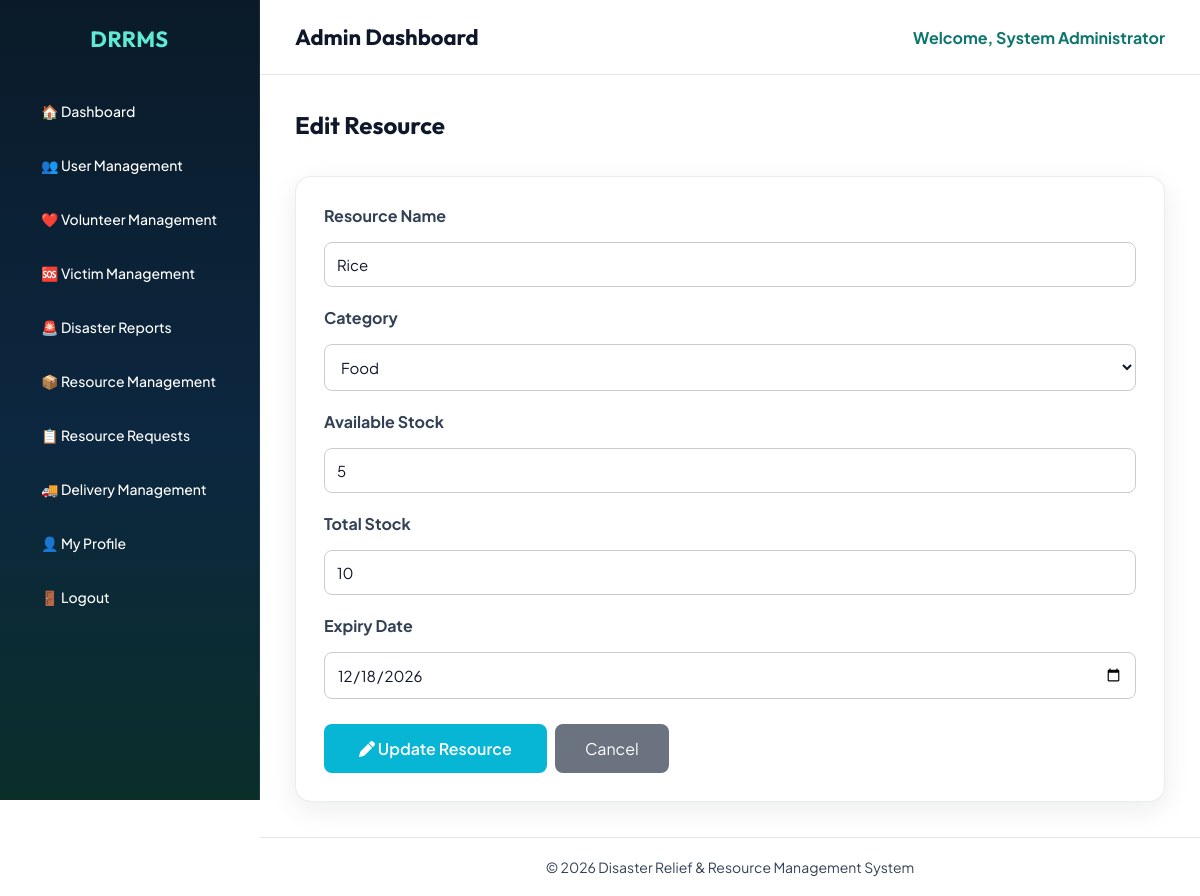
Page /admin/edit_resource.php?id=2 (signed in) on the committed database.
### tables this page shows
CREATE TABLE `resource` (
  `resource_id` int(11) NOT NULL,
  `resource_name` varchar(100) NOT NULL,
  `category` varchar(50) DEFAULT NULL,
  `available_stock` int(11) DEFAULT 0,
  `total_stock` int(11) DEFAULT 0,
  `expiry_date` date DEFAULT NULL,
  `last_updated` datetime DEFAULT NULL,
  `unit` varchar(20) DEFAULT NULL
);

### admin/edit_resource.php (the view, shortened to what this page needs)
<?php
include("../config/database.php");
$id = (int)$_GET['id'];
$result = mysqli_query($conn,"
SELECT *
FROM resource
WHERE resource_id='$id'
");
$row = mysqli_fetch_assoc($result);
?>
<!DOCTYPE html>
<html lang="en">
<head>
<link rel="stylesheet" href="../css/admin.css">
<link rel="stylesheet"
href="https://cdnjs.cloudflare.com/ajax/libs/font-awesome/6.7.2/css/all.min.css">
</head>
<body>
<div class="dashboard">
<?php include("../includes/admin_sidebar.php"); ?>
<div class="main-content">
<?php include("../includes/admin_header.php"); ?>
<div class="content">
<h2 style="margin-bottom:25px;">
Edit Resource
</h2>
<div class="table-box">
<form method="POST">
<label><b>Resource Name</b></label>
<input
type="text"
name="resource_name"
value="<?php echo $row['resource_name']; ?>"
required
style="width:100%;padding:12px;margin:10px 0 20px;border:1px solid #ccc;border-radius:8px;">
<label><b>Category</b></label>
<select
name="category"
required
style="width:100%;padding:12px;margin:10px 0 20px;border:1px solid #ccc;border-radius:8px;">
<option value="Food"
<?php if($row['category']=="Food") echo "selected"; ?>>
Food
</option>
</select>
<label><b>Available Stock</b></label>
<input
type="number"
name="available_stock"
value="<?php echo $row['available_stock']; ?>"
required
style="width:100%;padding:12px;margin:10px 0 20px;border:1px solid #ccc;border-radius:8px;">
<label><b>Total Stock</b></label>
<input
type="number"
name="total_stock"
value="<?php echo $row['total_stock']; ?>"
required
style="width:100%;padding:12px;margin:10px 0 20px;border:1px solid #ccc;border-radius:8px;">
<label><b>Expiry Date</b></label>
<input
type="date"
name="expiry_date"
value="<?php echo $row['expiry_date']; ?>"
style="width:100%;padding:12px;margin:10px 0 25px;border:1px solid #ccc;border-radius:8px;">
<button
type="submit"
name="update_resource"
style="background:#06B6D4;color:white;border:none;padding:14px 35px;border-radius:8px;font-size:16px;cursor:pointer;">
<i class="fa-solid fa-pen"></i>
Update Resource
</button>
<a
href="resources.php"
style="background:#6B7280;color:white;padding:14px 30px;border-radius:8px;text-decoration:none;">
Cancel
</a>
</form>
</div>
</div>
<?php include("../includes/admin_footer.php"); ?>
</div>
</div>
</body>
</html>

### css/admin.css (style rules this page uses)
:root { --bg-page:#eef4f7; --bg-deep:#061018; --bg-sidebar:#0a1a28; --primary:#14b8a6; --primary-deep:#0f766e; --accent:#f97316; --text:#0f172a; --muted:#64748b; --white:#ffffff; --border:rgba(15,23,42,.08); --gradient-primary:linear-gradient(135deg, #14b8a6 0%, #0e7490 100%); --gradient-accent:linear-gradient(135deg, #f97316 0%, #dc2626 100%); --gradient-sidebar: linear-gradient(180deg, #0a1a28 0%, #0c2740 55%, #0a2e2a 100%); --shadow:0 8px 28px rgba(15,23,42,.08); --font-display:'Outfit',sans-serif; --font-body:'Plus Jakarta Sans',sans-serif; }
* { margin:0; padding:0; box-sizing:border-box; font-family:var(--font-body); }
body { background:#ffffff; color:var(--text); }
h1,h2,h3,.sidebar h2 { font-family:var(--font-display); }
.dashboard { display:flex; min-height:100vh; background:#ffffff; }
.main-content { margin-left:260px; width:calc(100% - 260px); min-height:100vh; background:#ffffff; display:flex; flex-direction:column; }
.content { padding:35px; background:#ffffff; color:#0f172a; flex:1 0 auto; }
.content h2 { color:#0f172a; }
.table-box { margin-top:36px; background:var(--white); border-radius:16px; padding:28px; border:1px solid var(--border); box-shadow:var(--shadow); }
.content form input, .content form select, .content form textarea, .table-box form input, .table-box form select, .table-box form textarea { border:1px solid #dbe4ea; border-radius:10px; padding:11px 14px; font-family:var(--font-body); outline:none; transition:.2s; }
.content form button, .table-box button, a.btn, .btn { background:var(--gradient-primary); color:white; border:none; border-radius:10px; padding:11px 18px; cursor:pointer; font-weight:600; font-family:var(--font-body); text-decoration:none; display:inline-block; transition:.25s; }
.table-box label { display:block; margin-bottom:6px; color:#334155; }
.table-box input, .table-box textarea, .table-box select { width:100%; margin:0 0 18px; padding:13px 14px; border:1px solid #dbe4ea; border-radius:10px; font-family:var(--font-body); font-size:15px; color:#0f172a; background:#ffffff; outline:none; }
.table-box button[type="submit"], .content form button[type="submit"] { background:var(--gradient-primary); color:#ffffff; border:none; border-radius:10px; padding:14px 28px; font-size:15px; font-weight:600; cursor:pointer; }

### rows in the picture
resource: resource_name "Rice", category "Food", available_stock "5", total_stock "10", expiry_date "12/18/2026"

### other values in the picture
$_SESSION['name'] "System Administrator"
